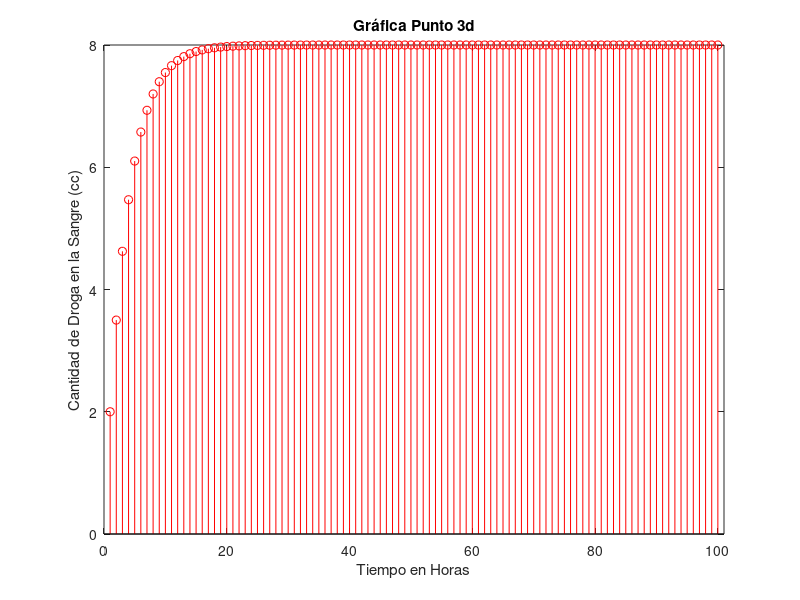

Recreate this plot in MATLAB.
% Ecuacion del Sistema: D[K+1] = D[K](1 - p) + D[0]

clc

%% Parametros

D_0 = 2;
p = 0.25;

N = 100;

%% Iteraciones

D = zeros(1, N);
D(1) = D_0;

for k = 1:(N - 1)
    D(k + 1) = D(k)*(1 - p) + D(1);
end


%% Grafica 

figure(1)
set(gcf, 'units', 'normalized', 'outerposition', [0 0 1 1])
stem(D, 'r')
title('Gráfica Punto 3d')
xlim([0, N + 1])
xlabel('Tiempo en Horas')
ylabel('Cantidad de Droga en la Sangre (cc)')
saveas(gcf, 'Punto3d.png')

